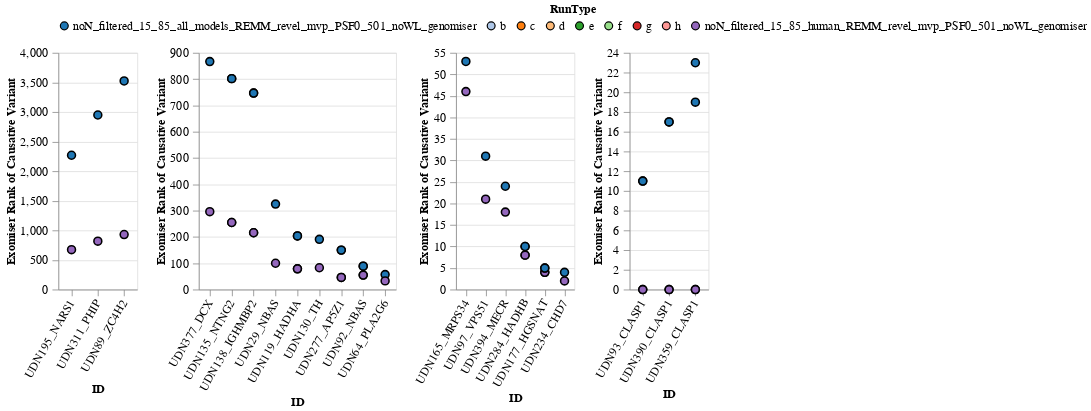

Notebook source saved alongside this figure:
### Code cell
genomiser_rank_changes = alt.hconcat(too_big_plot.properties(height=300,width=100)
            ,rank_changes_big.properties(height=300,width=250), 
                                      rank_changes.properties(height=300,width=150), 
                                      lost_plot.properties(height=300,width=100)).configure_axis(
    labelPadding= 5,
    labelLimit=0,
    labelFontSize=15, 
    titleFontSize=15, labelFont='arial', tickSize=8).configure_legend(
        labelLimit=0,labelFontSize=15, titleFontSize=15, labelFont='arial')

genomiser_rank_changes

### Figure 1 — Vega-Lite specification as saved in the notebook (floating-point values rounded to 4 significant figures)
{"config": {"view": {"continuousWidth": 300, "continuousHeight": 300}, "axis": {"labelFont": "arial", "labelFontSize": 15, "labelLimit": 0, "labelPadding": 5, "tickSize": 8, "titleFontSize": 15}, "legend": {"labelFont": "arial", "labelFontSize": 15, "labelLimit": 0, "titleFontSize": 15}}, "hconcat": [{"data": {"name": "data-1fe3cd11f1ef380028d778c52cc79d79"}, "mark": {"type": "circle", "filled": true, "opacity": 1, "size": 100, "stroke": "black"}, "encoding": {"color": {"field": "RunType", "legend": {"direction": "horizontal", "orient": "top", "titleAnchor": "middle"}, "scale": {"domain": ["noN_filtered_15_85_all_models_REMM_revel_mvp_PSF0_501_noWL_genomiser", "b", "c", "d", "e", "f", "g", "h", "noN_filtered_15_85_human_REMM_revel_mvp_PSF0_501_noWL_genomiser"], "scheme": "category20"}, "type": "nominal"}, "tooltip": [{"field": "RunType", "type": "nominal"}, {"field": "ID", "type": "nominal"}, {"field": "Rank", "type": "quantitative"}, {"field": "Diff", "type": "quantitative"}], "x": {"axis": {"labelAngle": -60}, "field": "ID", "sort": ["UDN195_NARS1", "UDN311_PHIP", "UDN89_ZC4H2"], "type": "nominal"}, "y": {"field": "Rank", "title": "Exomiser Rank of Causative Variant", "type": "quantitative"}}, "height": 300, "width": 100}, {"data": {"name": "data-16de55553fd0df7899a0a5b7fe8855a3"}, "mark": {"type": "circle", "filled": true, "opacity": 1, "size": 100, "stroke": "black"}, "encoding": {"color": {"field": "RunType", "legend": {"direction": "horizontal", "orient": "top", "titleAnchor": "middle"}, "scale": {"domain": ["noN_filtered_15_85_all_models_REMM_revel_mvp_PSF0_501_noWL_genomiser", "b", "c", "d", "e", "f", "g", "h", "noN_filtered_15_85_human_REMM_revel_mvp_PSF0_501_noWL_genomiser"], "scheme": "category20"}, "type": "nominal"}, "tooltip": [{"field": "RunType", "type": "nominal"}, {"field": "ID", "type": "nominal"}, {"field": "Rank", "type": "quantitative"}, {"field": "Diff", "type": "quantitative"}], "x": {"axis": {"labelAngle": -60}, "field": "ID", "sort": ["UDN377_DCX", "UDN135_NTNG2", "UDN135_NTNG2", "UDN138_IGHMBP2", "UDN138_IGHMBP2", "UDN29_NBAS", "UDN377_DCX", "UDN135_NTNG2", "UDN135_NTNG2", "UDN138_IGHMBP2", "UDN138_IGHMBP2", "UDN119_HADHA", "UDN119_HADHA", "UDN130_TH", "UDN277_AP5Z1", "UDN277_AP5Z1", "UDN29_NBAS", "UDN92_NBAS", "UDN92_NBAS", "UDN130_TH", "UDN119_HADHA", "UDN119_HADHA", "UDN64_PLA2G6", "UDN92_NBAS", "UDN92_NBAS", "UDN277_AP5Z1", "UDN277_AP5Z1", "UDN64_PLA2G6"], "type": "nominal"}, "y": {"field": "Rank", "title": "Exomiser Rank of Causative Variant", "type": "quantitative"}}, "height": 300, "width": 250}, {"data": {"name": "data-bbb6965d4ac208d21a747f4ef1ec40fa"}, "mark": {"type": "circle", "filled": true, "opacity": 1, "size": 100, "stroke": "black"}, "encoding": {"color": {"field": "RunType", "legend": {"direction": "horizontal", "orient": "top", "titleAnchor": "middle"}, "scale": {"domain": ["noN_filtered_15_85_all_models_REMM_revel_mvp_PSF0_501_noWL_genomiser", "b", "c", "d", "e", "f", "g", "h", "noN_filtered_15_85_human_REMM_revel_mvp_PSF0_501_noWL_genomiser"], "scheme": "category20"}, "type": "nominal"}, "tooltip": [{"field": "RunType", "type": "nominal"}, {"field": "ID", "type": "nominal"}, {"field": "Rank", "type": "quantitative"}, {"field": "Diff", "type": "quantitative"}], "x": {"axis": {"labelAngle": -60}, "field": "ID", "sort": ["UDN165_MRPS34", "UDN97_VPS51", "UDN394_MECR", "UDN284_HADHB", "UDN284_HADHB", "UDN177_HGSNAT", "UDN177_HGSNAT", "UDN234_CHD7"], "type": "nominal"}, "y": {"field": "Rank", "title": "Exomiser Rank of Causative Variant", "type": "quantitative"}}, "height": 300, "width": 150}, {"data": {"name": "data-6c96e336a1917256d9fafae21df63076"}, "mark": {"type": "circle", "filled": true, "opacity": 1, "size": 100, "stroke": "black"}, "encoding": {"color": {"field": "RunType", "legend": {"direction": "horizontal", "orient": "top", "titleAnchor": "middle"}, "scale": {"domain": ["noN_filtered_15_85_all_models_REMM_revel_mvp_PSF0_501_noWL_genomiser", "b", "c", "d", "e", "f", "g", "h", "noN_filtered_15_85_human_REMM_revel_mvp_PSF0_501_noWL_genomiser"], "scheme": "category20"}, "type": "nominal"}, "tooltip": [{"field": "RunType", "type": "nominal"}, {"field": "ID", "type": "nominal"}, {"field": "Rank", "type": "quantitative"}, {"field": "Diff", "type": "quantitative"}], "x": {"axis": {"labelAngle": -60}, "field": "ID", "sort": ["UDN93_CLASP1", "UDN93_CLASP1", "UDN390_CLASP1", "UDN390_CLASP1", "UDN359_CLASP1", "UDN359_CLASP1"], "type": "nominal"}, "y": {"field": "Rank", "title": "Exomiser Rank of Causative Variant", "type": "quantitative"}}, "height": 300, "width": 100}], "$schema": "https://vega.github.io/schema/vega-lite/v5.17.0.json", "datasets": {"data-1fe3cd11f1ef380028d778c52cc79d79": [{"ID": "UDN89_ZC4H2", "Rank": 930.0, "Diff": 2595.0, "RunType": "noN_filtered_15_85_human_REMM_revel_mvp_PSF0_501_noWL_genomiser"}, {"ID": "UDN89_ZC4H2", "Rank": 3525.0, "Diff": 2595.0, "RunType": "noN_filtered_15_85_all_models_REMM_revel_mvp_PSF0_501_noWL_genomiser"}, {"ID": "UDN311_PHIP", "Rank": 818.0, "Diff": 2132.0, "RunType": "noN_filtered_15_85_human_REMM_revel_mvp_PSF0_501_noWL_genomiser"}, {"ID": "UDN311_PHIP", "Rank": 2950.0, "Diff": 2132.0, "RunType": "noN_filtered_15_85_all_models_REMM_revel_mvp_PSF0_501_noWL_genomiser"}, {"ID": "UDN195_NARS1", "Rank": 674.0, "Diff": 1596.0, "RunType": "noN_filtered_15_85_human_REMM_revel_mvp_PSF0_501_noWL_genomiser"}, {"ID": "UDN195_NARS1", "Rank": 2270.0, "Diff": 1596.0, "RunType": "noN_filtered_15_85_all_models_REMM_revel_mvp_PSF0_501_noWL_genomiser"}], "data-16de55553fd0df7899a0a5b7fe8855a3": [{"ID": "UDN377_DCX", "Rank": 867.0, "Diff": 571.0, "RunType": "noN_filtered_15_85_all_models_REMM_revel_mvp_PSF0_501_noWL_genomiser"}, {"ID": "UDN135_NTNG2", "Rank": 802.0, "Diff": 547.0, "RunType": "noN_filtered_15_85_all_models_REMM_revel_mvp_PSF0_501_noWL_genomiser"}, {"ID": "UDN135_NTNG2", "Rank": 802.0, "Diff": 547.0, "RunType": "noN_filtered_15_85_all_models_REMM_revel_mvp_PSF0_501_noWL_genomiser"}, {"ID": "UDN138_IGHMBP2", "Rank": 747.0, "Diff": 531.0, "RunType": "noN_filtered_15_85_all_models_REMM_revel_mvp_PSF0_501_noWL_genomiser"}, {"ID": "UDN138_IGHMBP2", "Rank": 747.0, "Diff": 531.0, "RunType": "noN_filtered_15_85_all_models_REMM_revel_mvp_PSF0_501_noWL_genomiser"}, {"ID": "UDN29_NBAS", "Rank": 325.0, "Diff": 225.0, "RunType": "noN_filtered_15_85_all_models_REMM_revel_mvp_PSF0_501_noWL_genomiser"}, {"ID": "UDN377_DCX", "Rank": 296.0, "Diff": 571.0, "RunType": "noN_filtered_15_85_human_REMM_revel_mvp_PSF0_501_noWL_genomiser"}, {"ID": "UDN135_NTNG2", "Rank": 255.0, "Diff": 547.0, "RunType": "noN_filtered_15_85_human_REMM_revel_mvp_PSF0_501_noWL_genomiser"}, {"ID": "UDN135_NTNG2", "Rank": 255.0, "Diff": 547.0, "RunType": "noN_filtered_15_85_human_REMM_revel_mvp_PSF0_501_noWL_genomiser"}, {"ID": "UDN138_IGHMBP2", "Rank": 216.0, "Diff": 531.0, "RunType": "noN_filtered_15_85_human_REMM_revel_mvp_PSF0_501_noWL_genomiser"}, {"ID": "UDN138_IGHMBP2", "Rank": 216.0, "Diff": 531.0, "RunType": "noN_filtered_15_85_human_REMM_revel_mvp_PSF0_501_noWL_genomiser"}, {"ID": "UDN119_HADHA", "Rank": 204.0, "Diff": 125.0, "RunType": "noN_filtered_15_85_all_models_REMM_revel_mvp_PSF0_501_noWL_genomiser"}, {"ID": "UDN119_HADHA", "Rank": 204.0, "Diff": 125.0, "RunType": "noN_filtered_15_85_all_models_REMM_revel_mvp_PSF0_501_noWL_genomiser"}, {"ID": "UDN130_TH", "Rank": 191.0, "Diff": 108.0, "RunType": "noN_filtered_15_85_all_models_REMM_revel_mvp_PSF0_501_noWL_genomiser"}, {"ID": "UDN277_AP5Z1", "Rank": 150.0, "Diff": 104.0, "RunType": "noN_filtered_15_85_all_models_REMM_revel_mvp_PSF0_501_noWL_genomiser"}, {"ID": "UDN277_AP5Z1", "Rank": 150.0, "Diff": 104.0, "RunType": "noN_filtered_15_85_all_models_REMM_revel_mvp_PSF0_501_noWL_genomiser"}, {"ID": "UDN29_NBAS", "Rank": 100.0, "Diff": 225.0, "RunType": "noN_filtered_15_85_human_REMM_revel_mvp_PSF0_501_noWL_genomiser"}, {"ID": "UDN92_NBAS", "Rank": 89.0, "Diff": 34.0, "RunType": "noN_filtered_15_85_all_models_REMM_revel_mvp_PSF0_501_noWL_genomiser"}, {"ID": "UDN92_NBAS", "Rank": 89.0, "Diff": 34.0, "RunType": "noN_filtered_15_85_all_models_REMM_revel_mvp_PSF0_501_noWL_genomiser"}, {"ID": "UDN130_TH", "Rank": 83.0, "Diff": 108.0, "RunType": "noN_filtered_15_85_human_REMM_revel_mvp_PSF0_501_noWL_genomiser"}, {"ID": "UDN119_HADHA", "Rank": 79.0, "Diff": 125.0, "RunType": "noN_filtered_15_85_human_REMM_revel_mvp_PSF0_501_noWL_genomiser"}, {"ID": "UDN119_HADHA", "Rank": 79.0, "Diff": 125.0, "RunType": "noN_filtered_15_85_human_REMM_revel_mvp_PSF0_501_noWL_genomiser"}, {"ID": "UDN64_PLA2G6", "Rank": 57.0, "Diff": 24.0, "RunType": "noN_filtered_15_85_all_models_REMM_revel_mvp_PSF0_501_noWL_genomiser"}, {"ID": "UDN92_NBAS", "Rank": 55.0, "Diff": 34.0, "RunType": "noN_filtered_15_85_human_REMM_revel_mvp_PSF0_501_noWL_genomiser"}, {"ID": "UDN92_NBAS", "Rank": 55.0, "Diff": 34.0, "RunType": "noN_filtered_15_85_human_REMM_revel_mvp_PSF0_501_noWL_genomiser"}, {"ID": "UDN277_AP5Z1", "Rank": 46.0, "Diff": 104.0, "RunType": "noN_filtered_15_85_human_REMM_revel_mvp_PSF0_501_noWL_genomiser"}, {"ID": "UDN277_AP5Z1", "Rank": 46.0, "Diff": 104.0, "RunType": "noN_filtered_15_85_human_REMM_revel_mvp_PSF0_501_noWL_genomiser"}, {"ID": "UDN64_PLA2G6", "Rank": 33.0, "Diff": 24.0, "RunType": "noN_filtered_15_85_human_REMM_revel_mvp_PSF0_501_noWL_genomiser"}], "data-bbb6965d4ac208d21a747f4ef1ec40fa": [{"ID": "UDN97_VPS51", "Rank": 21.0, "Diff": 10.0, "RunType": "noN_filtered_15_85_human_REMM_revel_mvp_PSF0_501_noWL_genomiser"}, {"ID": "UDN97_VPS51", "Rank": 31.0, "Diff": 10.0, "RunType": "noN_filtered_15_85_all_models_REMM_revel_mvp_PSF0_501_noWL_genomiser"}, {"ID": "UDN165_MRPS34", "Rank": 46.0, "Diff": 7.0, "RunType": "noN_filtered_15_85_human_REMM_revel_mvp_PSF0_501_noWL_genomiser"}, {"ID": "UDN165_MRPS34", "Rank": 53.0, "Diff": 7.0, "RunType": "noN_filtered_15_85_all_models_REMM_revel_mvp_PSF0_501_noWL_genomiser"}, {"ID": "UDN394_MECR", "Rank": 18.0, "Diff": 6.0, "RunType": "noN_filtered_15_85_human_REMM_revel_mvp_PSF0_501_noWL_genomiser"}, {"ID": "UDN394_MECR", "Rank": 24.0, "Diff": 6.0, "RunType": "noN_filtered_15_85_all_models_REMM_revel_mvp_PSF0_501_noWL_genomiser"}, {"ID": "UDN234_CHD7", "Rank": 2.0, "Diff": 2.0, "RunType": "noN_filtered_15_85_human_REMM_revel_mvp_PSF0_501_noWL_genomiser"}, {"ID": "UDN234_CHD7", "Rank": 4.0, "Diff": 2.0, "RunType": "noN_filtered_15_85_all_models_REMM_revel_mvp_PSF0_501_noWL_genomiser"}, {"ID": "UDN284_HADHB", "Rank": 8.0, "Diff": 2.0, "RunType": "noN_filtered_15_85_human_REMM_revel_mvp_PSF0_501_noWL_genomiser"}, {"ID": "UDN284_HADHB", "Rank": 8.0, "Diff": 2.0, "RunType": "noN_filtered_15_85_human_REMM_revel_mvp_PSF0_501_noWL_genomiser"}, {"ID": "UDN284_HADHB", "Rank": 10.0, "Diff": 2.0, "RunType": "noN_filtered_15_85_all_models_REMM_revel_mvp_PSF0_501_noWL_genomiser"}, {"ID": "UDN284_HADHB", "Rank": 10.0, "Diff": 2.0, "RunType": "noN_filtered_15_85_all_models_REMM_revel_mvp_PSF0_501_noWL_genomiser"}, {"ID": "UDN177_HGSNAT", "Rank": 4.0, "Diff": 1.0, "RunType": "noN_filtered_15_85_human_REMM_revel_mvp_PSF0_501_noWL_genomiser"}, {"ID": "UDN177_HGSNAT", "Rank": 4.0, "Diff": 1.0, "RunType": "noN_filtered_15_85_human_REMM_revel_mvp_PSF0_501_noWL_genomiser"}, {"ID": "UDN177_HGSNAT", "Rank": 5.0, "Diff": 1.0, "RunType": "noN_filtered_15_85_all_models_REMM_revel_mvp_PSF0_501_noWL_genomiser"}, {"ID": "UDN177_HGSNAT", "Rank": 5.0, "Diff": 1.0, "RunType": "noN_filtered_15_85_all_models_REMM_revel_mvp_PSF0_501_noWL_genomiser"}], "data-6c96e336a1917256d9fafae21df63076": [{"ID": "UDN359_CLASP1", "Rank": 0.0, "Diff": 23.0, "RunType": "noN_filtered_15_85_human_REMM_revel_mvp_PSF0_501_noWL_genomiser"}, {"ID": "UDN359_CLASP1", "Rank": 23.0, "Diff": 23.0, "RunType": "noN_filtered_15_85_all_models_REMM_revel_mvp_PSF0_501_noWL_genomiser"}, {"ID": "UDN359_CLASP1", "Rank": 0.0, "Diff": 19.0, "RunType": "noN_filtered_15_85_human_REMM_revel_mvp_PSF0_501_noWL_genomiser"}, {"ID": "UDN359_CLASP1", "Rank": 19.0, "Diff": 19.0, "RunType": "noN_filtered_15_85_all_models_REMM_revel_mvp_PSF0_501_noWL_genomiser"}, {"ID": "UDN390_CLASP1", "Rank": 0.0, "Diff": 17.0, "RunType": "noN_filtered_15_85_human_REMM_revel_mvp_PSF0_501_noWL_genomiser"}, {"ID": "UDN390_CLASP1", "Rank": 0.0, "Diff": 17.0, "RunType": "noN_filtered_15_85_human_REMM_revel_mvp_PSF0_501_noWL_genomiser"}, {"ID": "UDN390_CLASP1", "Rank": 17.0, "Diff": 17.0, "RunType": "noN_filtered_15_85_all_models_REMM_revel_mvp_PSF0_501_noWL_genomiser"}, {"ID": "UDN390_CLASP1", "Rank": 17.0, "Diff": 17.0, "RunType": "noN_filtered_15_85_all_models_REMM_revel_mvp_PSF0_501_noWL_genomiser"}, {"ID": "UDN93_CLASP1", "Rank": 0.0, "Diff": 11.0, "RunType": "noN_filtered_15_85_human_REMM_revel_mvp_PSF0_501_noWL_genomiser"}, {"ID": "UDN93_CLASP1", "Rank": 0.0, "Diff": 11.0, "RunType": "noN_filtered_15_85_human_REMM_revel_mvp_PSF0_501_noWL_genomiser"}, {"ID": "UDN93_CLASP1", "Rank": 11.0, "Diff": 11.0, "RunType": "noN_filtered_15_85_all_models_REMM_revel_mvp_PSF0_501_noWL_genomiser"}, {"ID": "UDN93_CLASP1", "Rank": 11.0, "Diff": 11.0, "RunType": "noN_filtered_15_85_all_models_REMM_revel_mvp_PSF0_501_noWL_genomiser"}]}}
